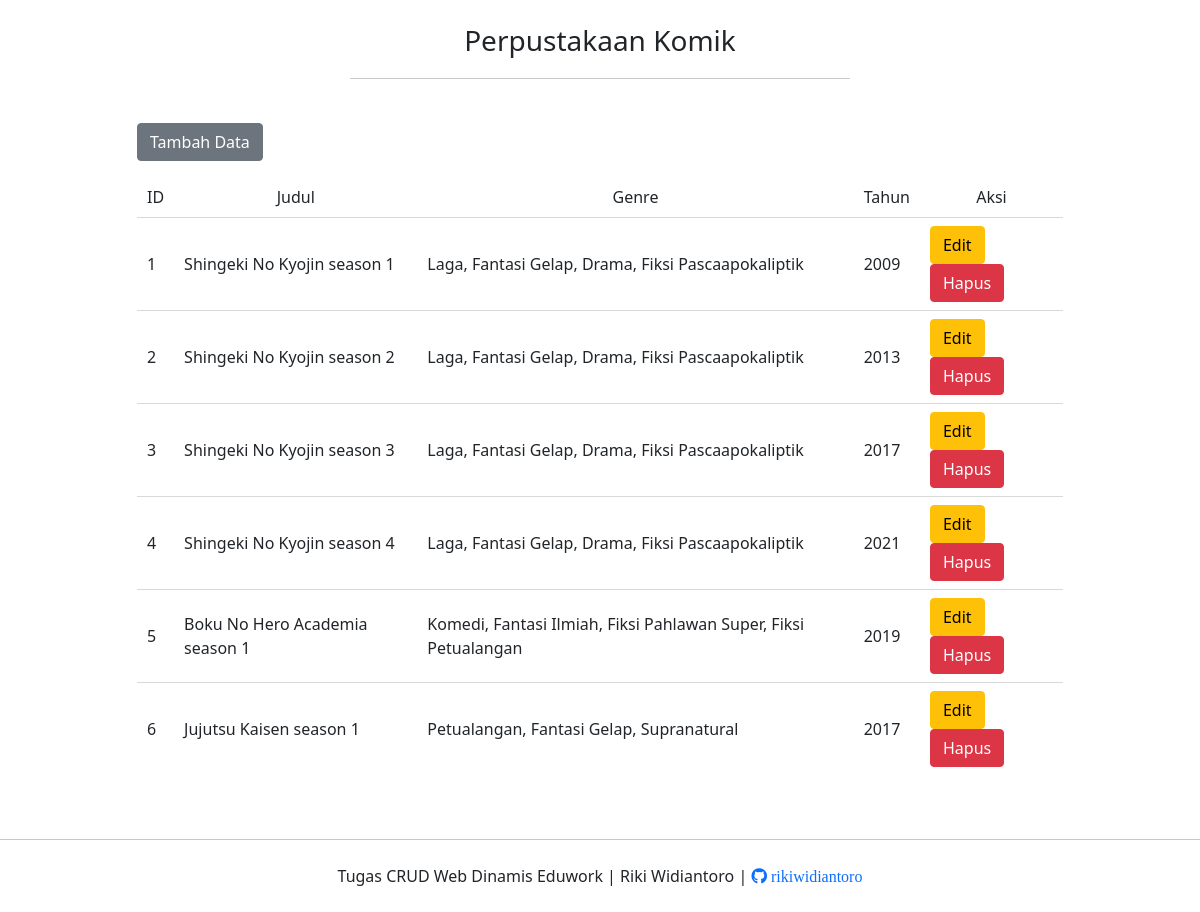
The app's page /web_dinamis/tugas_webCRUD/index.php with its own data.
### tables this page shows
CREATE TABLE `komik` (
  `id_komik` int(11) NOT NULL,
  `judul` varchar(128) NOT NULL,
  `genre` varchar(128) NOT NULL,
  `tahun` int(11) NOT NULL
);

### web_dinamis/tugas_webCRUD/index.php (the view, shortened to what this page needs)
<?php
    include_once('koneksi.php');
    $komiks = mysqli_query($koneksi, "SELECT * FROM komik");
?>
<!doctype html>
<html lang="en">
    <head>
        <link href="https://cdn.jsdelivr.net/npm/bootstrap@5.1.3/dist/css/bootstrap.min.css" rel="stylesheet">
        <link rel="stylesheet" type="text/css" href="https://cdn.datatables.net/1.11.4/css/jquery.dataTables.min.css">
        <link rel="stylesheet" href="https://pro.fontawesome.com/releases/v5.10.0/css/all.css"/>
    </head>
    <body>
        <div class="container">
            <div class="row">
                <div class="col text-center my-4">
                    <h3>Perpustakaan Komik</h3>
                    <hr width="500" style="margin:20px auto; height:1.5px;">
                </div>
            </div>
            <div class="row">
                <div class="col offset-1 pb-3">
                    <a href="tambah.php" class="btn btn-secondary">Tambah Data</a>
                </div>
            </div>
            <div class="row">
                <div class="col-md-10 offset-1">
                    <table id="tabel" class="display" style="width:100%">
                        <tr class="text-center">
                            <td>ID</td>
                            <td>Judul</td>
                            <td>Genre</td>
                            <td>Tahun</td>
                            <td>Aksi</td>
                        </tr>
                        <?php
                            foreach($komiks as $komik) {
                                echo "
                                    <tr>
                                        <td>". $komik['id_komik'] ."</td>
                                        <td>". $komik['judul'] ."</td>
                                        <td>". $komik['genre'] ."</td>
                                        <td>". $komik['tahun'] ."</td>
                                        <td>
                                            <a href='edit.php?id=".$komik['id_komik']."' class='btn btn-warning'>Edit</a>
                                            <a href='hapus.php?id=".$komik['id_komik']."' class='btn btn-danger'>Hapus</a>
                                        </td>
                                    </tr>
                                ";
                            }
                        ?>
                    </table>
                </div>
            </div>
        </div>
        <br><br><hr>
        <footer class="py-2 text-center">
            <p>Tugas CRUD Web Dinamis Eduwork | Riki Widiantoro | <a href="https://github.com/rikiwidiantoro" target="_blank"><i class="fab fa-github"> rikiwidiantoro</i></a></p>
        </footer>
    </body>
</html>

### records on screen
komik: id_komik "1", judul "Shingeki No Kyojin season 1", genre "Laga, Fantasi Gelap, Drama, Fiksi Pascaapokaliptik", tahun "2009"
komik: id_komik "2", judul "Shingeki No Kyojin season 2", genre "Laga, Fantasi Gelap, Drama, Fiksi Pascaapokaliptik", tahun "2013"
komik: id_komik "3", judul "Shingeki No Kyojin season 3", genre "Laga, Fantasi Gelap, Drama, Fiksi Pascaapokaliptik", tahun "2017"
komik: id_komik "4", judul "Shingeki No Kyojin season 4", genre "Laga, Fantasi Gelap, Drama, Fiksi Pascaapokaliptik", tahun "2021"
komik: id_komik "5", judul "Boku No Hero Academia season 1", genre "Komedi, Fantasi Ilmiah, Fiksi Pahlawan Super, Fiksi Petualangan", tahun "2019"
komik: id_komik "6", judul "Jujutsu Kaisen season 1", genre "Petualangan, Fantasi Gelap, Supranatural", tahun "2017"
